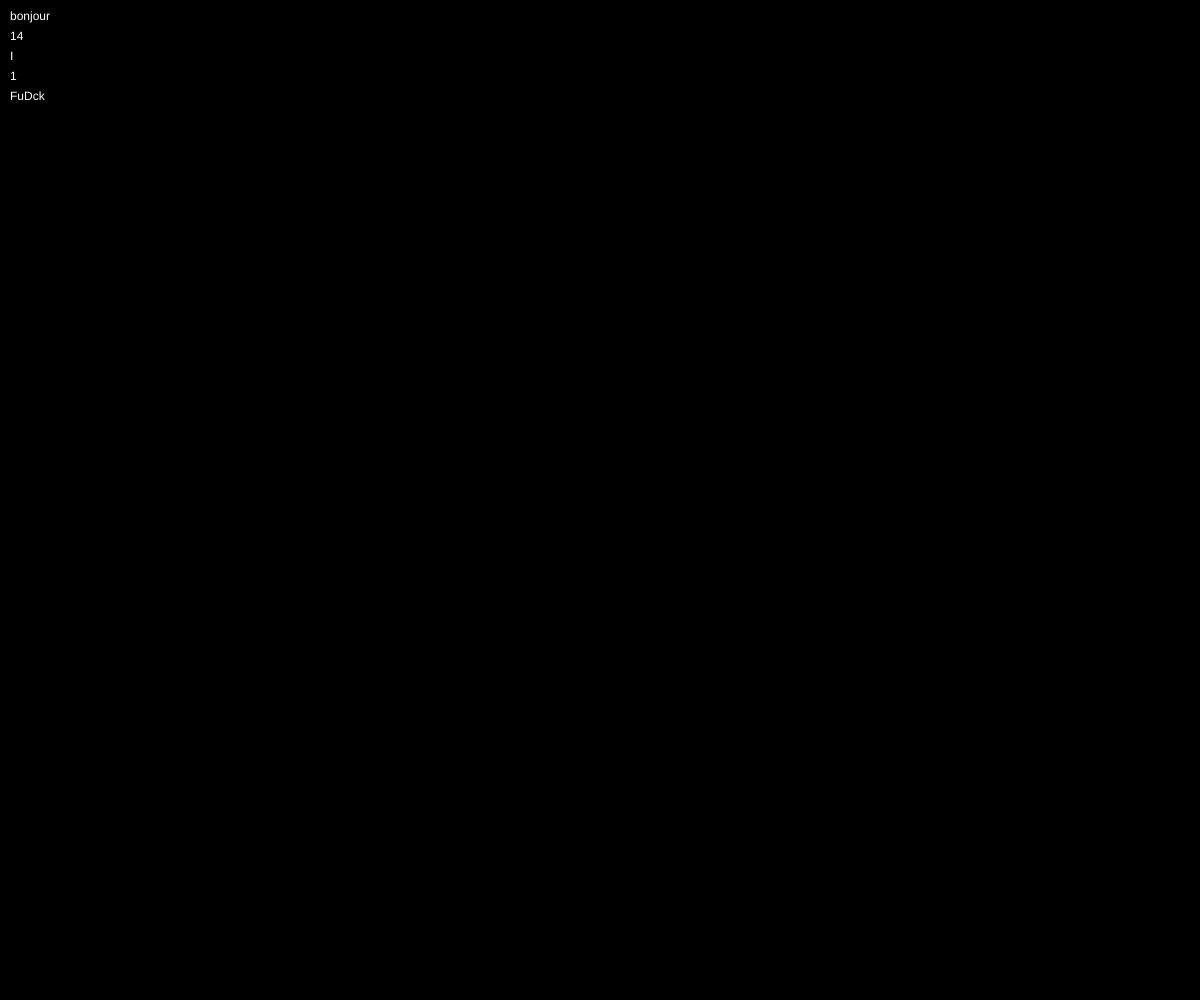
Frame 1 (no input)
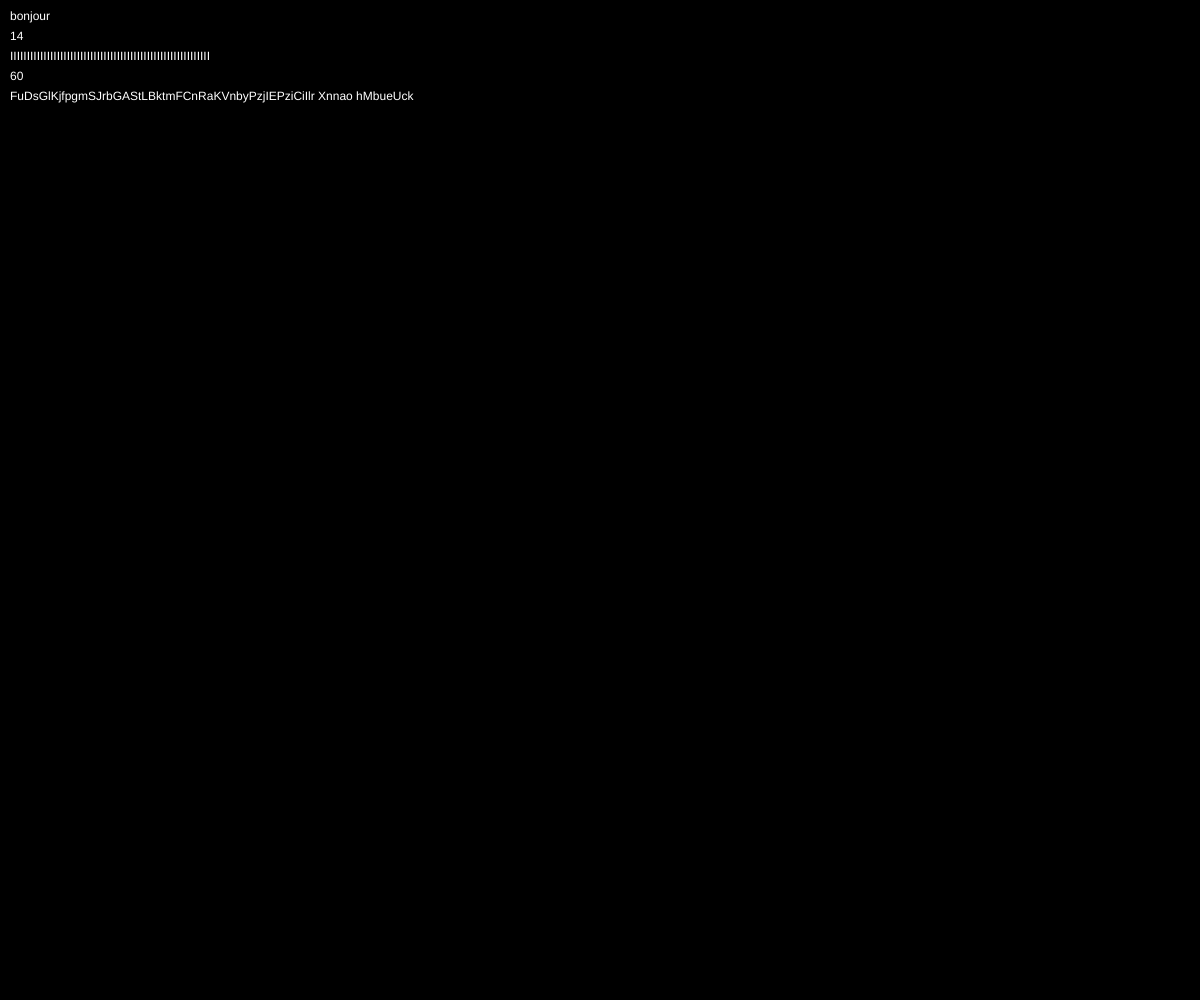
Frame 60 (no input)
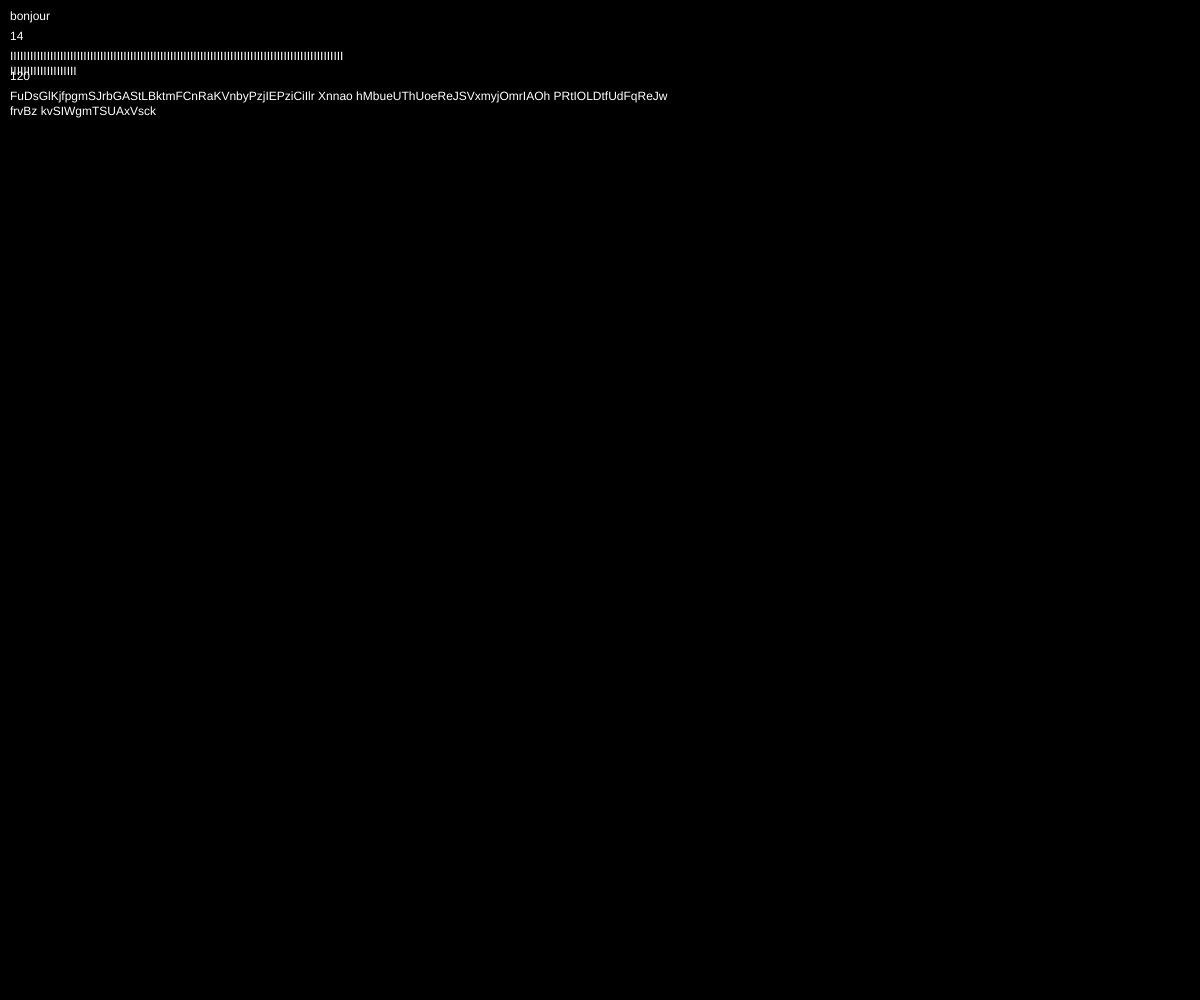
Frame 120 (the mouse pressed at the canvas centre since frame 60)

The p5.js sketch that drew these frames (run headless with seeded random() and noise() and a simulated clock; from frame 60 on, the mouse is pressed at the canvas centre):

// p5.js sketch
// ── sketch.js
var mesBars = "";
var mesUs = "u";

function setup() {
  // put setup code here
  	createCanvas(windowWidth, windowHeight);
  	background(0);
}

function draw() {
	background(0);
	fill(255);

	var monText = "Votre curseur est à";
	monText = "bonjour";
	text(monText, 10, 20);

	var monChiffre = 13;
	monChiffre = monChiffre + 1;
	text(monChiffre, 10, 40);

	mesBars = mesBars + "I";
	if(frameCount % 100 == 0){
		mesBars = mesBars + "\n";
	}


	text(mesBars, 10, 60);

	text(frameCount, 10, 80);


	var alphabet = "qwertyuiopasdfghjklzxcvbnmQWERTYUIOPASDFGHJKLZXCVBNM ";
	var charId = random(0, alphabet.length);
	charId = round(charId);
	mesUs = mesUs + alphabet.charAt(charId);
	if(frameCount % 100 == 0){
		mesUs = mesUs + "\n";
	}



	text("F"+mesUs+"ck", 10, 100);
}
